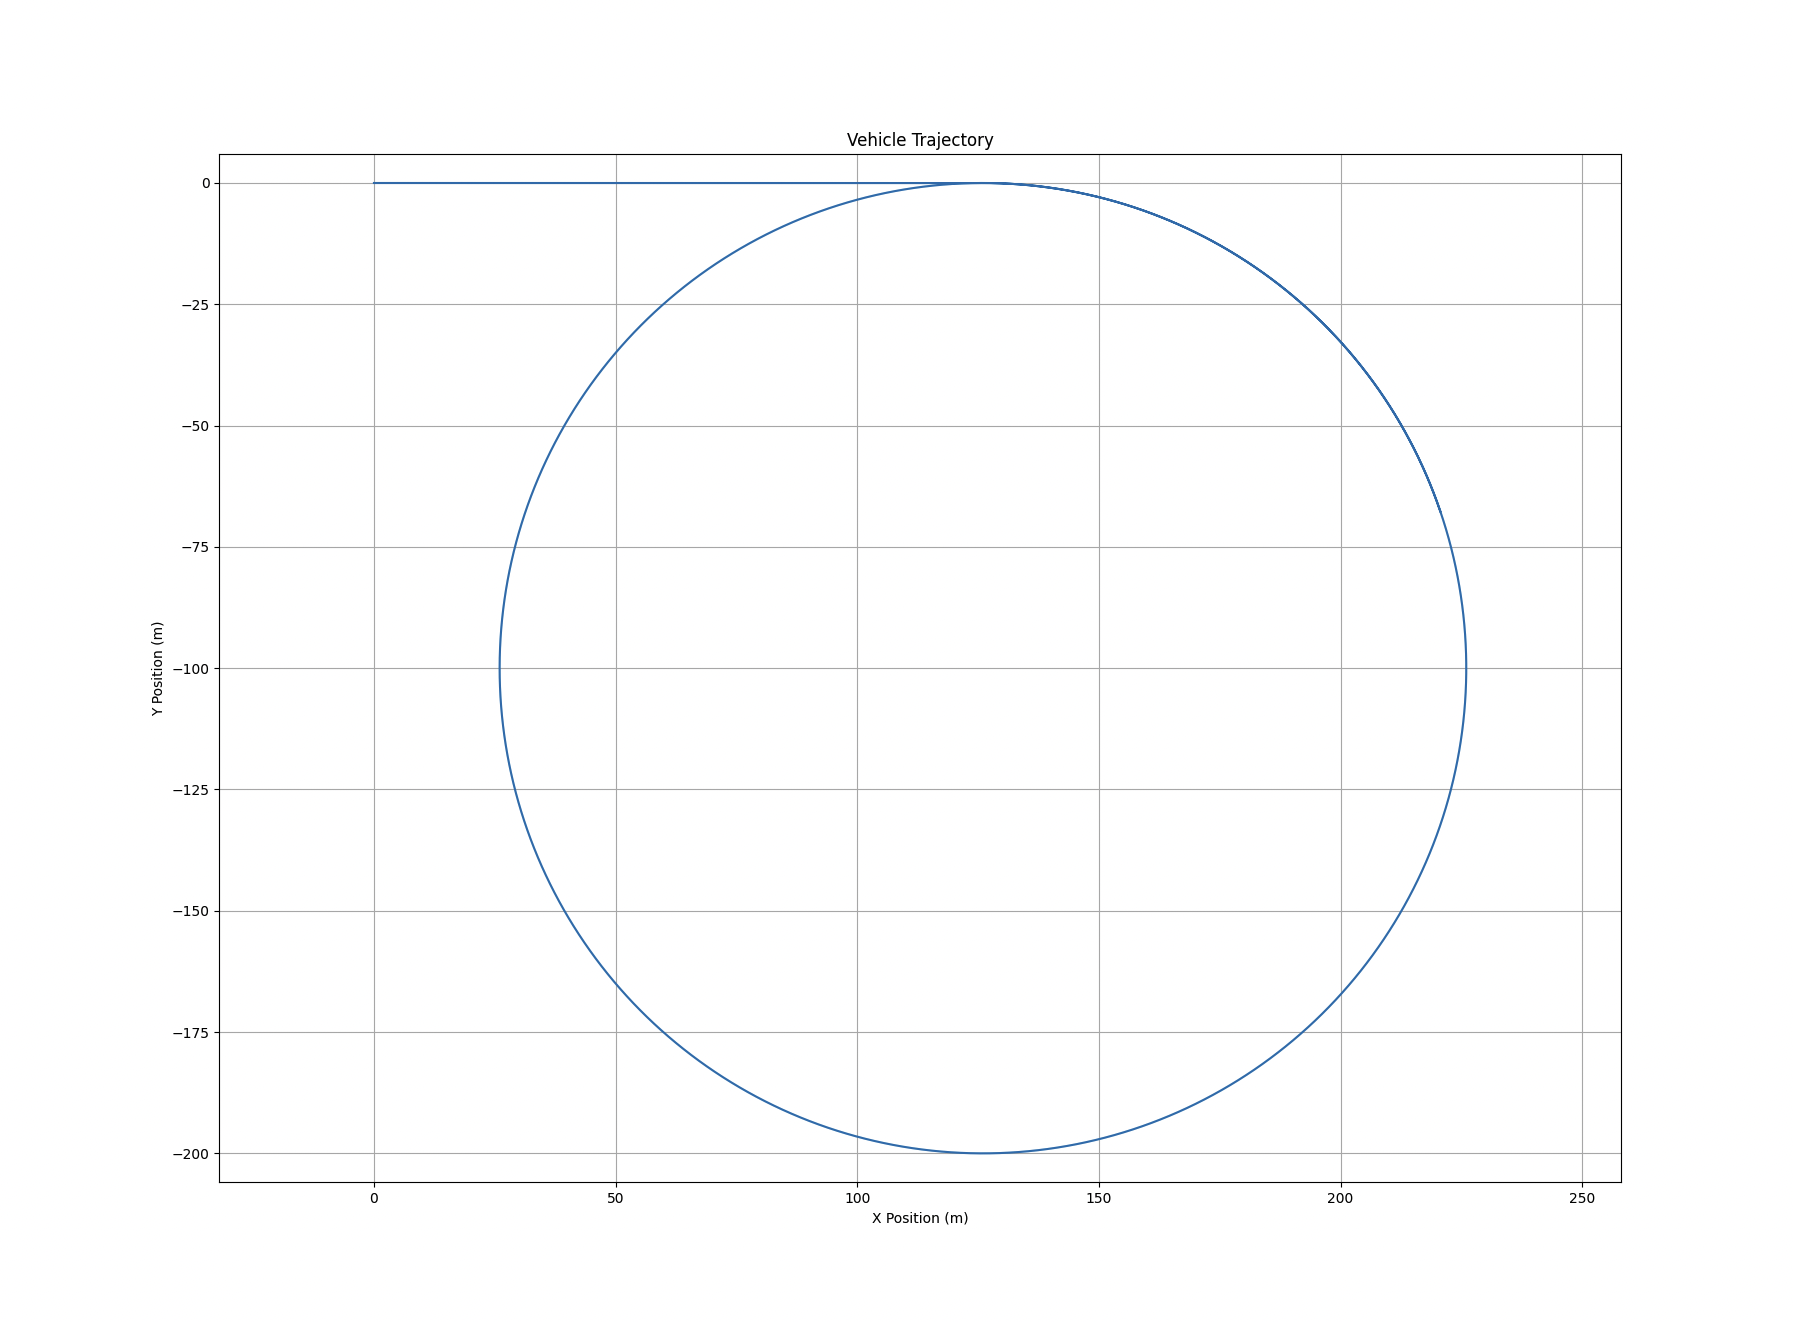

Recreate this plot in Python.
# The class CarSimulator is a simple 2D vehicle simulator.
# The vehicle states are:
# - x: is the position on the x axis on a xy plane
# - y: is the position on the y axis on a xy plane
# - v is the vehicle speed in the direction of travel of the vehicle
# - theta: is the angle wrt the x axis (0 rad means the vehicle
#   is parallel to the x axis, in the positive direction;
#   pi/2 rad means the vehicle is parallel
#   to the y axis, in the positive direction)
# - NOTE: all units are SI: meters (m) for distances, seconds (s) for
#   time, radians (rad) for angles...
#
# (1)
# Write the method "simulatorStep", which should update
# the vehicle states, given 3 inputs:
#  - a: commanded vehicle acceleration
#  - wheel_angle: steering angle, measured at the wheels;
#    0 rad means that the wheels are "straight" wrt the vehicle.
#    A positive value means that the vehicle is turning counterclockwise
#  - dt: duration of time after which we want to provide
#    a state update (time step)
#
# (2)
# Complete the function "main". This function should run the following simulation:
# - The vehicle starts at 0 m/s
# - The vehicle drives on a straight line and accelerates from 0 m/s to 10 m/s
#   at a constant rate of 0.4 m/s^2, then it proceeds at constant speed.
# - Once reached the speed of 10 m/s, the vehicle drives in a clockwise circle of
#   roughly 100 m radius
# - the simulation ends at 100 s
#
# (3)
# - plot the vehicle's trajectory on the xy plane
# - plot the longitudinal and lateral accelerations over time

import numpy as np
import matplotlib.pyplot as plt

class CarSimulator():
    def __init__(self, wheelbase, v0, theta0):
        # INPUTS:
        # the wheel base is the distance between the front and the rear wheels
        self.wheelbase = wheelbase
        self.x = 0
        self.y = 0
        self.v = v0
        self.theta = theta0

    def simulatorStep(self, a, wheel_angle, dt):
        # Update velocity using acceleration
        self.v = self.v + a * dt
        
        # Update theta (heading angle) based on wheel angle and velocity
        # Using bicycle model: theta_dot = v * tan(wheel_angle) / wheelbase
        self.theta = self.theta + (self.v * np.tan(wheel_angle) / self.wheelbase) * dt
        
        # Update position
        self.x = self.x + self.v * np.cos(self.theta) * dt
        self.y = self.y + self.v * np.sin(self.theta) * dt

def main():
    wheelbase = 2.89  # ************ tesla model Y wheelbase ;) ************
    v0 = 0
    theta0 = 0
    simulator = CarSimulator(wheelbase, v0, theta0)
    dt = 0.1  # time step
    
    # Simulation time array (100 seconds)
    t = np.arange(0, 100 + dt, dt)
    
    # Arrays to store results
    x_hist = []
    y_hist = []
    v_hist = []
    a_long_hist = []  # longitudinal acceleration
    a_lat_hist = []   # lateral acceleration
    
    target_speed = 10  # m/s
    acceleration = 0.4  # m/s^2
    
    # Calculate required wheel angle for 100m radius circle
    # For circular motion: R = wheelbase / tan(wheel_angle)
    circle_radius = 100
    wheel_angle_circle = -np.arctan(wheelbase / circle_radius)  # negative for clockwise
    
    for t_i in t:
        # Store current state
        x_hist.append(simulator.x)
        y_hist.append(simulator.y)
        v_hist.append(simulator.v)
        
        # Determine acceleration command
        if simulator.v < target_speed:
            a = acceleration
            wheel_angle = 0
        else:
            a = 0
            wheel_angle = wheel_angle_circle
        
        # Calculate accelerations
        a_long_hist.append(a)
        # Lateral acceleration = v^2/R when turning
        a_lat = simulator.v**2 * np.tan(wheel_angle) / simulator.wheelbase if wheel_angle != 0 else 0
        a_lat_hist.append(a_lat)
        
        # Simulate one step
        simulator.simulatorStep(a, wheel_angle, dt)
    
    # Plot trajectory
    plt.figure(figsize=(10, 10))
    plt.plot(x_hist, y_hist)
    plt.title('Vehicle Trajectory')
    plt.xlabel('X Position (m)')
    plt.ylabel('Y Position (m)')
    plt.axis('equal')
    plt.grid(True)
    plt.show()
    
    # Plot accelerations
    plt.figure(figsize=(10, 5))
    plt.plot(t, a_long_hist, label='Longitudinal')
    plt.plot(t, a_lat_hist, label='Lateral')
    plt.title('Vehicle Accelerations')
    plt.xlabel('Time (s)')
    plt.ylabel('Acceleration (m/s²)')
    plt.legend()
    plt.grid(True)
    plt.show()

if __name__ == "__main__":
    main()
